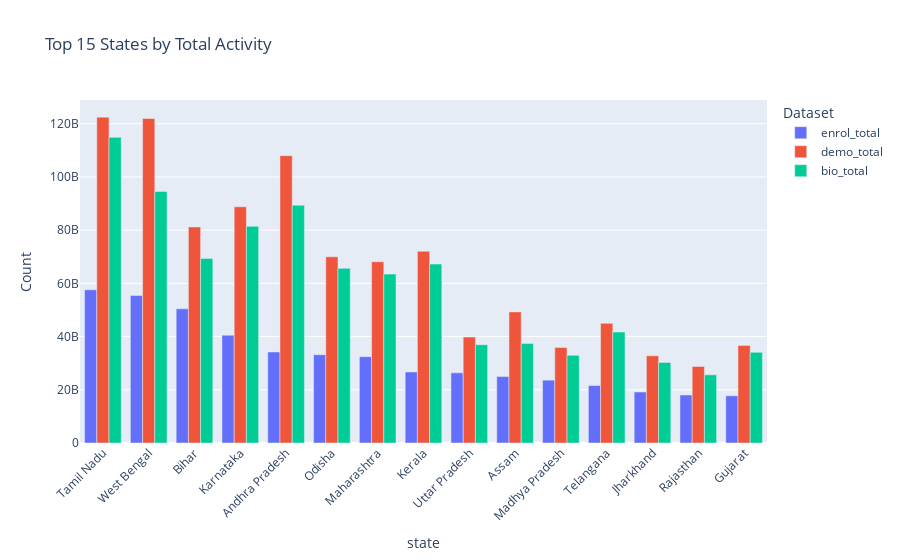

Write notebook code for a chart like this one.
### Code cell
# State-level aggregation for heatmap
enrol_by_state = enrolment.groupby('state')[enrol_num_cols].sum().sum(axis=1).reset_index(name='enrol_total')
demo_by_state = demo_update.groupby('state')[demo_num_cols].sum().sum(axis=1).reset_index(name='demo_total')
bio_by_state = bio_update.groupby('state')[bio_num_cols].sum().sum(axis=1).reset_index(name='bio_total')

state_summary = enrol_by_state.merge(demo_by_state, on='state', how='outer').merge(bio_by_state, on='state', how='outer')
state_summary = state_summary.fillna(0).sort_values('enrol_total', ascending=False)

fig = px.bar(state_summary.head(15), x='state', y=['enrol_total', 'demo_total', 'bio_total'],
             title='Top 15 States by Total Activity', barmode='group',
             labels={'value': 'Count', 'variable': 'Dataset'})
fig.update_layout(xaxis_tickangle=-45)
fig.show()

### Figure 1 — Plotly figure (JSON) as saved in the notebook; plotly's stock layout.template omitted (floating-point values rounded to 4 significant figures)
{"data": [{"alignmentgroup": "True", "hovertemplate": "Dataset=enrol_total<br>state=%{x}<br>Count=%{y}<extra></extra>", "legendgroup": "enrol_total", "marker": {"color": "#636efa", "pattern": {"shape": ""}}, "name": "enrol_total", "offsetgroup": "enrol_total", "orientation": "v", "showlegend": true, "textposition": "auto", "type": "bar", "x": ["Tamil Nadu", "West Bengal", "Bihar", "Karnataka", "Andhra Pradesh", "Odisha", "Maharashtra", "Kerala", "Uttar Pradesh", "Assam", "Madhya Pradesh", "Telangana", "Jharkhand", "Rajasthan", "Gujarat"], "xaxis": "x", "y": [57580000000.0, 55450000000.0, 50420000000.0, 40500000000.0, 34210000000.0, 33190000000.0, 32460000000.0, 26690000000.0, 26360000000.0, 24960000000.0, 23620000000.0, 21590000000.0, 19180000000.0, 18050000000.0, 17740000000.0], "yaxis": "y"}, {"alignmentgroup": "True", "hovertemplate": "Dataset=demo_total<br>state=%{x}<br>Count=%{y}<extra></extra>", "legendgroup": "demo_total", "marker": {"color": "#EF553B", "pattern": {"shape": ""}}, "name": "demo_total", "offsetgroup": "demo_total", "orientation": "v", "showlegend": true, "textposition": "auto", "type": "bar", "x": ["Tamil Nadu", "West Bengal", "Bihar", "Karnataka", "Andhra Pradesh", "Odisha", "Maharashtra", "Kerala", "Uttar Pradesh", "Assam", "Madhya Pradesh", "Telangana", "Jharkhand", "Rajasthan", "Gujarat"], "xaxis": "x", "y": [122500000000.0, 122000000000.0, 81200000000.0, 88770000000.0, 108000000000.0, 69960000000.0, 68120000000.0, 72050000000.0, 39850000000.0, 49280000000.0, 35920000000.0, 44980000000.0, 32770000000.0, 28770000000.0, 36690000000.0], "yaxis": "y"}, {"alignmentgroup": "True", "hovertemplate": "Dataset=bio_total<br>state=%{x}<br>Count=%{y}<extra></extra>", "legendgroup": "bio_total", "marker": {"color": "#00cc96", "pattern": {"shape": ""}}, "name": "bio_total", "offsetgroup": "bio_total", "orientation": "v", "showlegend": true, "textposition": "auto", "type": "bar", "x": ["Tamil Nadu", "West Bengal", "Bihar", "Karnataka", "Andhra Pradesh", "Odisha", "Maharashtra", "Kerala", "Uttar Pradesh", "Assam", "Madhya Pradesh", "Telangana", "Jharkhand", "Rajasthan", "Gujarat"], "xaxis": "x", "y": [114900000000.0, 94580000000.0, 69390000000.0, 81450000000.0, 89380000000.0, 65660000000.0, 63480000000.0, 67270000000.0, 36940000000.0, 37370000000.0, 32940000000.0, 41700000000.0, 30280000000.0, 25620000000.0, 34080000000.0], "yaxis": "y"}], "layout": {"barmode": "group", "legend": {"title": {"text": "Dataset"}, "tracegroupgap": 0}, "title": {"text": "Top 15 States by Total Activity"}, "xaxis": {"anchor": "y", "domain": [0, 1], "tickangle": -45, "title": {"text": "state"}}, "yaxis": {"anchor": "x", "domain": [0, 1], "title": {"text": "Count"}}}}
